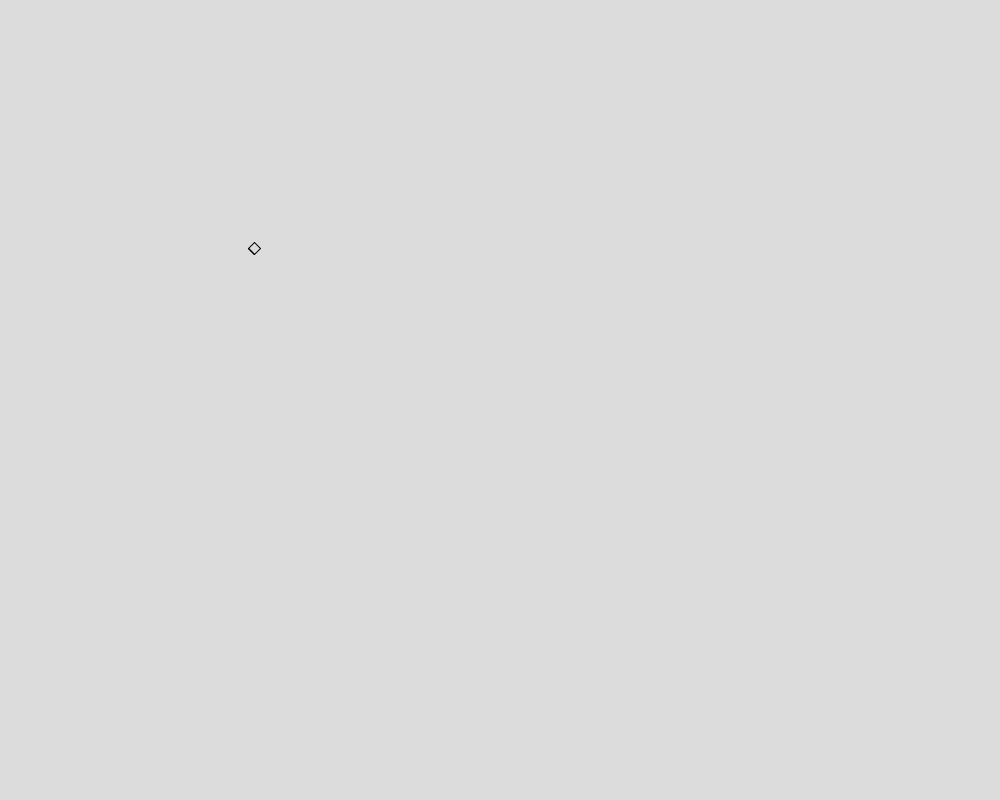
Frame 1 (no input)
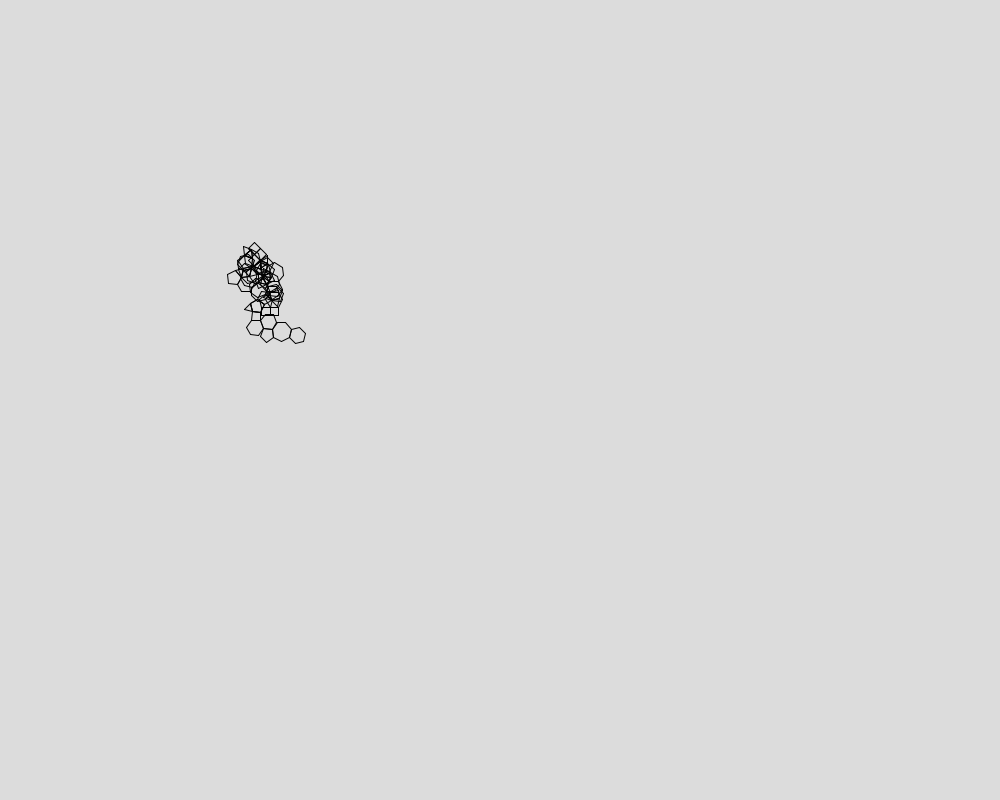
Frame 60 (the mouse pressed at the canvas centre just before this capture)
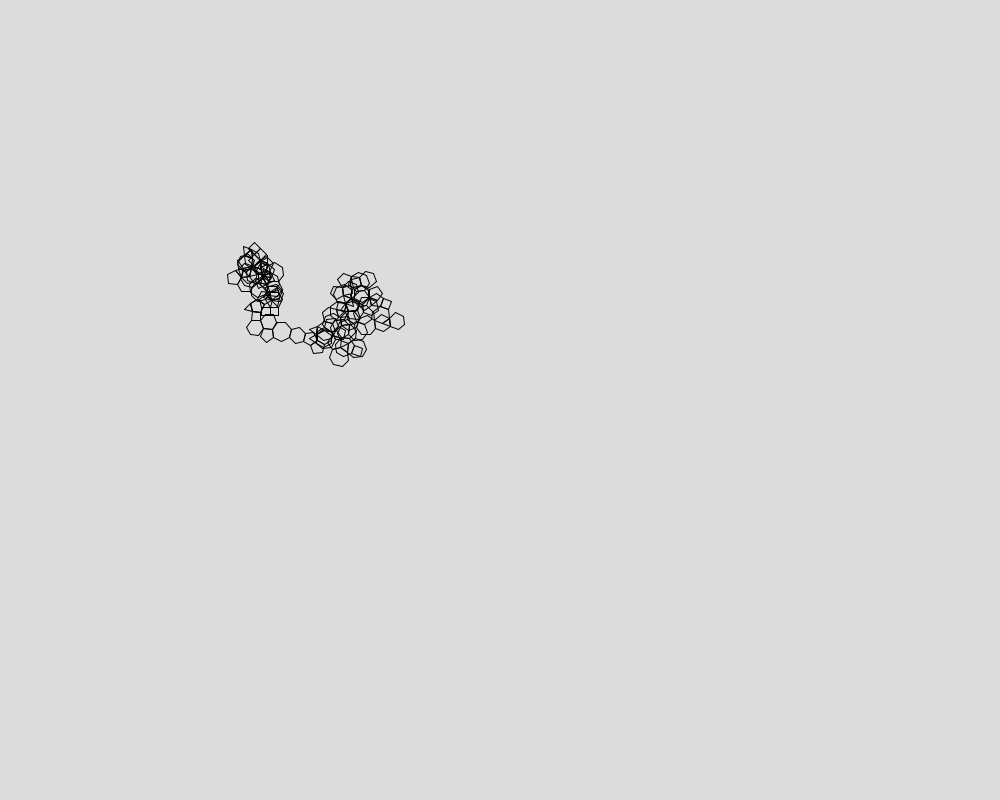
Frame 120 (the mouse held since frame 60 and released just before this capture)

The Processing sketch that drew these frames (run headless with seeded random() and noise(); from frame 60 on, the mouse is pressed at the canvas centre):

// Processing sketch: Pattern
// ── Pattern.pde
ArrayList<Shape> shapes;

void setup() {
  size(1000, 800);
  smooth(8);
  shapes = new ArrayList<Shape>();
  shapes.add(new Shape(new PVector(254, 254), new PVector(248, 248), 2));
  //frameRate(15);
}

void draw() {
  background(220);
  
  Shape last = shapes.get(shapes.size() - 1);
  //int sideIndex = floor(last.sides.length / 2f + random(1));
  int sideIndex = floor(random(last.sides.length));
  Side side = last.sides[sideIndex];
  
  shapes.add(new Shape(side.end, side.start, floor(random(5) + 3)));
  
  for (Shape shape : shapes) {
    shape.display();
  }
}

PVector copyVector(PVector v) {
  return new PVector(v.x, v.y);
}

// ── Shape.pde
class Shape {
  Side[] sides;

  Shape(PVector p1, PVector p2, int sideCount) {
    this.sides = new Side[sideCount];
    PVector vec = PVector.sub(p2, p1);
    for (int i = 0; i < sideCount; i++) {
      sides[i] = new Side(copyVector(p1), copyVector(p2));
      p1.add(vec);
      vec.rotate(TWO_PI / sideCount);
      p2.add(vec);
    }
  }

  void display() {
    for (Side side : sides) {
      side.display();
    }
  }
}

// ── Side.pde
class Side {
  PVector start;
  PVector end;
  boolean isConnected;

  Side(PVector start, PVector end) {
    this.start = start;
    this.end = end;
    this.isConnected = false;
  }

  void display() {
    line(start.x, start.y, end.x, end.y);
  }
}
